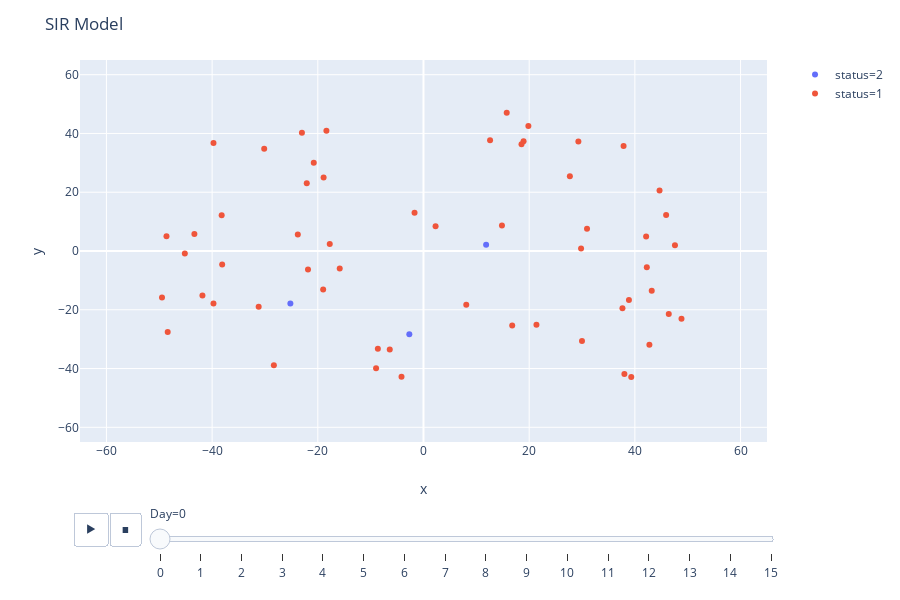

Source (notebook cell):
### Code cell
fig2.layout.updatemenus[0].buttons[0].args[1]["frame"]["duration"] = 500
fig2.layout.updatemenus[0].buttons[0].args[1]["frame"]["redraw"] = True
fig2.layout.sliders[0]['currentvalue']['prefix'] = "Day="
fig2.update_layout(coloraxis_showscale=False, title = "SIR Model")
#for i in range(0,60):
#    fig2.layout.sliders[0]['steps'][i].args[1]["frame"]["redraw"] = True 
fig2.show()

### Figure 1 — Plotly figure (JSON) as saved in the notebook; plotly's stock layout.template omitted (floating-point values rounded to 4 significant figures)
{"data": [{"hoverlabel": {"namelength": 0}, "hovertemplate": "status=2<br>step=0<br>x=%{x}<br>y=%{y}", "legendgroup": "status=2", "marker": {"color": "#636efa", "symbol": "circle"}, "mode": "markers", "name": "status=2", "showlegend": true, "type": "scatter", "x": [-2.68, 11.85, -25.19], "xaxis": "x", "y": [-28.34, 2.167, -17.84], "yaxis": "y"}, {"hoverlabel": {"namelength": 0}, "hovertemplate": "status=1<br>step=0<br>x=%{x}<br>y=%{y}", "legendgroup": "status=1", "marker": {"color": "#EF553B", "symbol": "circle"}, "mode": "markers", "name": "status=1", "showlegend": true, "type": "scatter", "x": [-48.4, 19.85, -38.1, -23.78, -15.85, 45.92, -8.637, 21.38, -21.85, 18.93, 8.094, 27.7, -22.09, 48.82, 46.41, 29.31, -17.74, 30.95, -1.694, -18.37, 18.55, -45.16, -6.384, -41.83, 37.86, -38.19, 29.99, -23.0, 47.59, -39.74, -18.9, -48.64, 39.32, 16.79, -18.99, 42.26, 2.288, 12.6, -4.16, 29.82, -20.76, 38.02, -39.74, -8.969, -30.14, 38.88, 14.85, -49.48, 44.67, 15.75, -28.32, 42.13, 43.19, 37.65, -31.19, 42.75, -43.35], "xaxis": "x", "y": [-27.56, 42.55, -4.599, 5.643, -5.995, 12.28, -33.29, -25.12, -6.27, 37.38, -18.32, 25.44, 23.09, -23.09, -21.41, 37.24, 2.42, 7.582, 13.01, 40.91, 36.36, -0.8571, -33.54, -15.16, 35.7, 12.2, -30.6, 40.22, 1.995, -17.87, 24.98, 4.999, -42.9, -25.34, -13.06, -5.567, 8.425, 37.68, -42.82, 0.828, 30.0, -41.82, 36.73, -39.9, 34.79, -16.7, 8.699, -15.8, 20.56, 47.06, -38.87, 4.944, -13.51, -19.5, -18.99, -31.91, 5.797], "yaxis": "y"}], "layout": {"coloraxis": {"showscale": false}, "height": 600, "legend": {"tracegroupgap": 0}, "margin": {"t": 60}, "sliders": [{"active": 0, "currentvalue": {"prefix": "Day="}, "len": 0.9, "pad": {"b": 10, "t": 60}, "steps": [{"args": [["0"], {"frame": {"duration": 0, "redraw": false}, "fromcurrent": true, "mode": "immediate", "transition": {"duration": 0, "easing": "linear"}}], "label": "0", "method": "animate"}, {"args": [["1"], {"frame": {"duration": 0, "redraw": false}, "fromcurrent": true, "mode": "immediate", "transition": {"duration": 0, "easing": "linear"}}], "label": "1", "method": "animate"}, {"args": [["2"], {"frame": {"duration": 0, "redraw": false}, "fromcurrent": true, "mode": "immediate", "transition": {"duration": 0, "easing": "linear"}}], "label": "2", "method": "animate"}, {"args": [["3"], {"frame": {"duration": 0, "redraw": false}, "fromcurrent": true, "mode": "immediate", "transition": {"duration": 0, "easing": "linear"}}], "label": "3", "method": "animate"}, {"args": [["4"], {"frame": {"duration": 0, "redraw": false}, "fromcurrent": true, "mode": "immediate", "transition": {"duration": 0, "easing": "linear"}}], "label": "4", "method": "animate"}, {"args": [["5"], {"frame": {"duration": 0, "redraw": false}, "fromcurrent": true, "mode": "immediate", "transition": {"duration": 0, "easing": "linear"}}], "label": "5", "method": "animate"}, {"args": [["6"], {"frame": {"duration": 0, "redraw": false}, "fromcurrent": true, "mode": "immediate", "transition": {"duration": 0, "easing": "linear"}}], "label": "6", "method": "animate"}, {"args": [["7"], {"frame": {"duration": 0, "redraw": false}, "fromcurrent": true, "mode": "immediate", "transition": {"duration": 0, "easing": "linear"}}], "label": "7", "method": "animate"}, {"args": [["8"], {"frame": {"duration": 0, "redraw": false}, "fromcurrent": true, "mode": "immediate", "transition": {"duration": 0, "easing": "linear"}}], "label": "8", "method": "animate"}, {"args": [["9"], {"frame": {"duration": 0, "redraw": false}, "fromcurrent": true, "mode": "immediate", "transition": {"duration": 0, "easing": "linear"}}], "label": "9", "method": "animate"}, {"args": [["10"], {"frame": {"duration": 0, "redraw": false}, "fromcurrent": true, "mode": "immediate", "transition": {"duration": 0, "easing": "linear"}}], "label": "10", "method": "animate"}, {"args": [["11"], {"frame": {"duration": 0, "redraw": false}, "fromcurrent": true, "mode": "immediate", "transition": {"duration": 0, "easing": "linear"}}], "label": "11", "method": "animate"}, {"args": [["12"], {"frame": {"duration": 0, "redraw": false}, "fromcurrent": true, "mode": "immediate", "transition": {"duration": 0, "easing": "linear"}}], "label": "12", "method": "animate"}, {"args": [["13"], {"frame": {"duration": 0, "redraw": false}, "fromcurrent": true, "mode": "immediate", "transition": {"duration": 0, "easing": "linear"}}], "label": "13", "method": "animate"}, {"args": [["14"], {"frame": {"duration": 0, "redraw": false}, "fromcurrent": true, "mode": "immediate", "transition": {"duration": 0, "easing": "linear"}}], "label": "14", "method": "animate"}, {"args": [["15"], {"frame": {"duration": 0, "redraw": false}, "fromcurrent": true, "mode": "immediate", "transition": {"duration": 0, "easing": "linear"}}], "label": "15", "method": "animate"}], "x": 0.1, "xanchor": "left", "y": 0, "yanchor": "top"}], "title": {"text": "SIR Model"}, "updatemenus": [{"buttons": [{"args": [null, {"frame": {"duration": 500, "redraw": true}, "fromcurrent": true, "mode": "immediate", "transition": {"duration": 500, "easing": "linear"}}], "label": "&#9654;", "method": "animate"}, {"args": [[null], {"frame": {"duration": 0, "redraw": false}, "fromcurrent": true, "mode": "immediate", "transition": {"duration": 0, "easing": "linear"}}], "label": "&#9724;", "method": "animate"}], "direction": "left", "pad": {"r": 10, "t": 70}, "showactive": false, "type": "buttons", "x": 0.1, "xanchor": "right", "y": 0, "yanchor": "top"}], "xaxis": {"anchor": "y", "domain": [0, 0.98], "range": [-65, 65], "title": {"text": "x"}}, "yaxis": {"anchor": "x", "domain": [0, 1], "range": [-65, 65], "title": {"text": "y"}}}}
